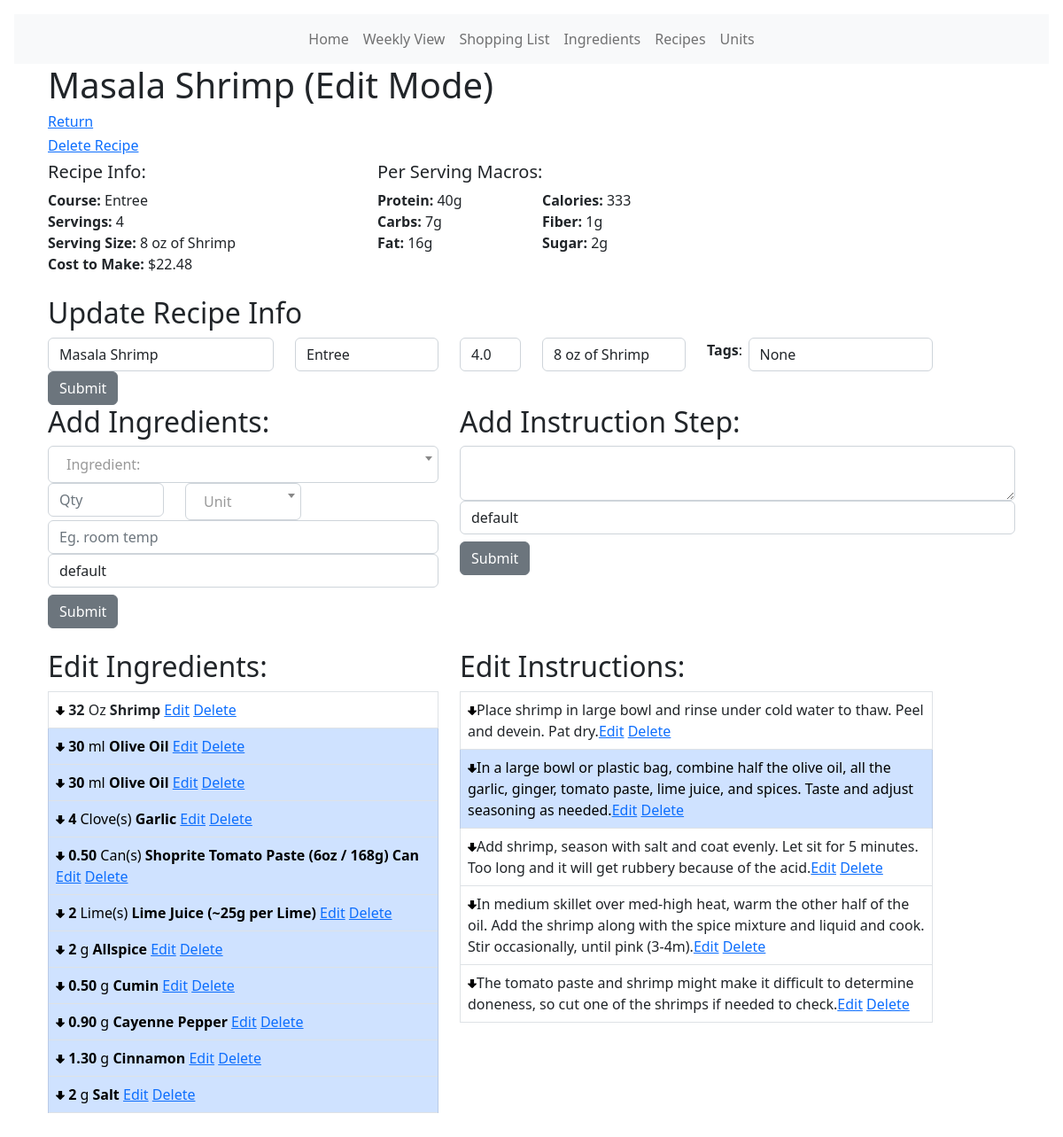
The app's page /recipe/2/edit with its own data.
### models.py (models this page shows, shortened)
class Recipe(db.Model):
    id = db.Column(db.Integer, primary_key=True)
    name = db.Column(db.String(100))
    course = db.Column(db.String(30))
    servings = db.Column(db.Float)
    serving_size = db.Column(db.String(30))
    tags = db.Column(db.Text)
    def get_total_cost(self):
        x = [x.qty for x in RecipeIngredient.query.filter_by(rid=self.id).all()]
        y = [
            y.ingredient.u_price
            for y in RecipeIngredient.query.filter_by(rid=self.id).all()
        ]
        tc = []
        for num1, num2 in zip(x, y):
            tc.append(num1 * num2)
        return sum(tc)
    def get_total_protein(self):
        x = [x.qty for x in RecipeIngredient.query.filter_by(rid=self.id).all()]
        y = [
            y.ingredient.protein
            for y in RecipeIngredient.query.filter_by(rid=self.id).all()
        ]
        t = []
        for num1, num2 in zip(x, y):
            t.append(num1 * num2)
        return sum(t)
    def get_total_carbs(self):
        x = [x.qty for x in RecipeIngredient.query.filter_by(rid=self.id).all()]
        y = [
            y.ingredient.carbs
            for y in RecipeIngredient.query.filter_by(rid=self.id).all()
        ]
        t = []
        for num1, num2 in zip(x, y):
            t.append(num1 * num2)
        return sum(t)
    def get_total_fat(self):
        x = [x.qty for x in RecipeIngredient.query.filter_by(rid=self.id).all()]
        y = [
            y.ingredient.fat
            for y in RecipeIngredient.query.filter_by(rid=self.id).all()
        ]
        t = []
        for num1, num2 in zip(x, y):
            t.append(num1 * num2)
        return sum(t)
    def get_total_fiber(self):
        x = [x.qty for x in RecipeIngredient.query.filter_by(rid=self.id).all()]
        y = [
            y.ingredient.fiber
            for y in RecipeIngredient.query.filter_by(rid=self.id).all()
        ]
        t = []
        for num1, num2 in zip(x, y):
            t.append(num1 * num2)
        return sum(t)
    def get_total_sugar(self):
        x = [x.qty for x in RecipeIngredient.query.filter_by(rid=self.id).all()]
        y = [
            y.ingredient.sugar
            for y in RecipeIngredient.query.filter_by(rid=self.id).all()
        ]
        t = []
        for num1, num2 in zip(x, y):
            t.append(num1 * num2)
        return sum(t)
    def get_total_calories(self):
        a = [a.qty for a in RecipeIngredient.query.filter_by(rid=self.id).all()]
        p = [
            p.ingredient.protein
            for p in RecipeIngredient.query.filter_by(rid=self.id).all()
        ]
        c = [
            c.ingredient.carbs
            for c in RecipeIngredient.query.filter_by(rid=self.id).all()
        ]
        f = [
            f.ingredient.fat
            for f in RecipeIngredient.query.filter_by(rid=self.id).all()
        ]
        tp = []
        for num1, num2 in zip(a, p):
            tp.append((num1 * num2) * 4)
        tc = []
        for num1, num2 in zip(a, c):
            tc.append((num1 * num2) * 4)
        tf = []
        for num1, num2 in zip(a, f):
            tf.append((num1 * num2) * 9)
        gtl = (sum(tf)) + (sum(tp)) + (sum(tc))
        return gtl

class RecipeIngredient(db.Model):
    id = db.Column(db.Integer, primary_key=True)
    rid = db.Column(db.Integer, db.ForeignKey("recipe.id"))
    iid = db.Column(db.Integer, db.ForeignKey("ingredient.id"))
    qty = db.Column(db.Float)
    unit_suffix = db.Column(db.String(50))
    ingredient_color_tag = db.Column(db.String(20))

class Ingredient(db.Model):
    __tablename__ = "ingredient"
    id = db.Column(db.Integer, primary_key=True)
    name = db.Column(db.String(120), nullable=False)
    icalories = db.Column(db.Float)
    protein = db.Column(db.Float)
    carbs = db.Column(db.Float)
    fat = db.Column(db.Float)
    fiber = db.Column(db.Float)
    sugar = db.Column(db.Float)
    item_unit_size = db.Column(db.Float)  # How many units of item at store
    item_price = db.Column(db.Float)  # Price for full item at store
    u_price = db.Column(db.Float)
    aisle_id = db.Column(db.Integer, db.ForeignKey("aisle.id"))
    ingredients = db.relationship("RecipeIngredient", backref="ingredient")
    def default_ingredient_unit(self):
        try:
            x = UnitIngredient.query.filter_by(iid=self.id).first()
            return x.unit.name
        except:
            return "Unknown"

class Unit(db.Model):
    id = db.Column(db.Integer, primary_key=True)
    oid = db.Column(db.Integer, autoincrement=True)
    name = db.Column(db.String(30))
    ingredients = db.relationship("UnitIngredient", backref="unit")

class RecipeInstruction(db.Model):
    id = db.Column(db.Integer, primary_key=True)
    rid = db.Column(db.Integer, db.ForeignKey("recipe.id"))
    instruction = db.Column(db.Text)
    instruction_color_tag = db.Column(db.String(20))

### main.py (the view, shortened to what this page needs)
@app.route("/recipe/<int:id>/edit", methods=["GET", "POST"])
def recipe_edit(id):
    r = Recipe.query.get_or_404(id)
    title = r.name
    x = 1
    iquery = RecipeIngredient.query.filter_by(rid=id).all()
    """Update Meta Data Form"""
    form2 = CreateRecipe()
    if request.method == "GET":
        form2.course.data = r.course
    """Add Ingredient Form"""
    form = AddIngredient()
    a = db.session.query(Ingredient.name).order_by(Ingredient.name)
    a = [i[0] for i in a]
    form.name.choices = [("")] + [(y) for y in a]
    b = db.session.query(Unit.name).order_by(Unit.id)
    b = [i[0] for i in b]
    form.unit.choices = [("")] + [(y) for y in b]
    """Add Instruction Step Form"""
    form3 = AddInstruction()
    instruct_query = RecipeInstruction.query.filter_by(rid=id).all()
    """Add Ingredient Button Action"""
    """Update Meta Data Button Action"""
    """Add Instruction Step Button Action"""
    return render_template(
        "/recipes/recipe_edit.html",
        r=r,
        title=r.name,
        x=x,
        iquery=iquery,
        form=form,
        form2=form2,
        form3=form3,
        instruct_query=instruct_query,
    )

### forms.py
class CreateRecipe(FlaskForm):
    recipe_name = StringField("Name", validators=[validators.DataRequired()])
    course = SelectField(
        "Course",
        choices=[
            ("Entree"),
            ("Appetizer"),
            ("Dessert"),
            ("Side Dish"),
            ("Beverage"),
            ("Other"),
        ],
        validators=[validators.DataRequired()],
    )
    servings = DecimalField("Servings:", validators=[validators.InputRequired()])
    serving_size = StringField("Serving Size", validators=[validators.DataRequired()])
    tags = StringField("Tags:")
    submit2 = SubmitField("Submit")

class AddIngredient(FlaskForm):
    name = SelectField(
        "Ingredient:",
        validators=[validators.InputRequired()],
        validate_choice=False,
    )
    unit = SelectField(
        "Unit Conversion Option:",
        validators=[validators.InputRequired()],
    )
    qty = DecimalField("Qty:", validators=[validators.InputRequired()])
    suffix = StringField("Notes")
    color1 = SelectField(
        "Color Tag:",
        choices=[
            ("default"),
            ("blue"),
            ("green"),
            ("light blue"),
            ("red"),
            ("yellow"),
            ("purple"),
            ("orange"),
            ("dark grey"),
            ("light grey"),
        ],
        validate_choice=False,
    )
    submit = SubmitField("Submit")

### main.py (called while the page is built)
@app.template_filter()
def color_label(my_var):
    td_class = ""
    if my_var == "blue":
        td_class = "table-blue"
    elif my_var == "dark grey":
        td_class = "table-dark-grey"
    elif my_var == "green":
        td_class = "table-green"
    elif my_var == "light blue":
        td_class = "table-light-blue"
    elif my_var == "yellow":
        td_class = "table-yellow"
    elif my_var == "red":
        td_class = "table-red"
    elif my_var == "light grey":
        td_class = "table-light-grey"
    elif my_var == "purple":
        td_class = "table-purple"
    elif my_var == "orange":
        td_class = "table-orange"
    return td_class

### templates/recipes/recipe_edit.html (shortened to what this page needs)
<!DOCTYPE html>
<html lang="en">
<head>
  <link href="{{ url_for('static', filename='css/select2.css') }}" rel="stylesheet" />
  {% extends 'base.html' %} {% block content %}
</head>
<body><b></b>
  <div class="container">
    <h1>{{title}} (Edit Mode)</h1>
    <a href="{{url_for('recipe', id=r.id)}}">
      <h6>Return</h6>
      <a href="{{url_for('delete_recipe_confirmation', id=r.id)}}">
      <h6>Delete Recipe</h6>
    </a>
    </a>
    <div class="row">
      <div class="col-4">
        <h5>Recipe Info:</h5>
      </div>
      <div class="col-4">
        <h5>Per Serving Macros:</h5>
      </div>
    </div>
    <div class="row">
      <div class="col-4">
        <b>Course: </b> {{r.course}} <br>
        <b>Servings: </b> {{(' %0.0f'|format(r.servings)) if (r.servings%1==0) else (' %0.2f'|format(r.servings))}} <br>
        <b>Serving Size: </b> {{r.serving_size}} <br>
        <b>Cost to Make: </b>{{'$%0.2f'|format(r.get_total_cost())}}
      </div>
      <div class="col-2">
        <b>Protein:</b> {{'%0.0fg'|format((r.get_total_protein())/r.servings)}} <br>
        <b>Carbs:</b> {{'%0.0fg'|format((r.get_total_carbs())/r.servings)}} <br>
        <b>Fat:</b> {{'%0.0fg'|format((r.get_total_fat())/r.servings)}} <br>
      </div>
      <div class="col-2">
        <b>Calories:</b> {{'%0.0f'|format((r.get_total_calories())/r.servings)}} <br>
        <b>Fiber:</b> {{'%0.0fg'|format((r.get_total_fiber())/r.servings)}} <br>
        <b>Sugar:</b> {{'%0.0fg'|format((r.get_total_sugar())/r.servings)}} <br>
      </div>
    </div>
    <br>
    <h2>Update Recipe Info</h2>
    <form method="POST">
      <div class="row">
        <div class="col-3">
          {{ form.hidden_tag() }} {{ form2.recipe_name(class="form-control", value=r.name) }}
        </div>
        <div class="col-2">
          {{ form2.course(class="form-control", value=r.course) }}
        </div>
        <div class="col-1">
          {{ form2.servings(class="form-control", value=r.servings)}}
        </div>
        <div class="col-2">
          {{ form2.serving_size(class="form-control", value=r.serving_size)}}
        </div>
        <div class="col-3">
          <div class="row">
            <div class="col-2">
<span class="align-middle"><b>Tags</b>:</span>
</div>
<div class="col-10">
{{ form2.tags(class="form-control", value=r.tags)}}
</div>
</div>
        </div>
        <div class="col">{{ form2.submit2(class="btn btn-secondary") }}</div>
      </div>
    </form>
    <div class="row">
      <div class="col">
        <div class="row">
          <div class="col-5">
            <h2>Add Ingredients:</h2>
            <form method="POST">
              <div class="col">
              </div>
              <div class="row">
                <div class="col-4">
                 {{ form.qty(class="form-control ", placeholder="Qty") }}
                </div>
                <div class="col-4">
                </div>
              </div>
              <div class="col">
                {{ form.suffix(class="form-control", placeholder='Eg. room temp')}}
                {{ form.color1(class="form-control") }}
              </div>
              <div class="col">{{ form.submit(class="btn btn-secondary mt-2") }}
              </div>
            </form>
          </div>
          <div class="col">
            <h2>Add Instruction Step:</h2>
            <form method="POST">
              <div class="col">
                {{ form3.hidden_tag() }} {{ form3.instruction(class="form-control") }}
                {{ form3.color2(class="form-control") }}
              </div>
              <div class="col">{{ form3.submit3(class="btn btn-secondary mt-2") }}</div>
            </form>
          </div>
        </div>
      </div>
    </div>
    <br />
    <div class="row">
      <div class="col-5">
        <h2>Edit Ingredients:</h2>
        <table class="table table-hover table-bordered">
          {% for i in iquery %}
          <tr>
            <td class="{{i.ingredient_color_tag|color_label()}}">
              <b><a href="{{url_for('recipe_ingredient_move_down', rid=i.rid, id=i.id)}}"><img
                    src="{{ url_for('static', filename='images/down_arrow.png') }}" width="10" /></a>{{(' %0.0f
                '|format(i.qty)) if (i.qty%1==0) else (' %0.2f
                '|format(i.qty))}}</b>{{i.ingredient.default_ingredient_unit()}}
              <b>{{i.ingredient.name}}</b>
              {{i.unit_suffix}}<a href="{{url_for('recipe_edit_ingredient',id=i.id)}}">Edit</a> <a href="{{url_for('recipe_delete_ingredient',id=i.id)}}",
              onclick="return confirm('Are you want to delete this? You cannot undo this action.')">Delete</a></td>
          </tr>
          {% endfor %}
        </table>
      </div>
      <div class="col-6">
        <h2>Edit Instructions:</h2>
        <table class="table table-hover table-bordered">
          {% for in in instruct_query %}
          <tr>
            <td class="{{in.instruction_color_tag|color_label()}}">
              <a href="{{url_for('recipe_instruction_move_down', rid=in.rid, id=in.id)}}"><img
                  src="{{ url_for('static', filename='images/down_arrow.png') }}" width="10" /></a>{{in.instruction}}<a href="{{url_for('recipe_edit_instruction',id=in.id)}}">Edit</a> <a
                href="{{url_for('recipe_delete_instruction',id=in.id)}}",
                onclick="return confirm('Are you want to delete this? You cannot undo this action.')">Delete</a>
            </td>
          </tr>
          {% endfor %}
        </table>
      </div>
    </div>
  </div>
</body>
{% endblock %}

### records on screen
Recipe: name "Masala Shrimp", course "Entree", servings "4", serving_size "8 oz of Shrimp", (r.get_total_sugar())/r.servings "2g", servings "4.0", tags "None"
RecipeIngredient: get_total_cost "$22.48", (r.get_total_protein())/r.servings "40g", (r.get_total_carbs())/r.servings "7g", (r.get_total_fat())/r.servings "16g", (r.get_total_calories())/r.servings "333", (r.get_total_fiber())/r.servings "1g", qty "32", ingredient.default_ingredient_unit "Oz", ingredient.name "Shrimp"
RecipeIngredient: qty "30", ingredient.default_ingredient_unit "ml", ingredient.name "Olive Oil"
RecipeIngredient: qty "30", ingredient.default_ingredient_unit "ml", ingredient.name "Olive Oil"
RecipeIngredient: qty "4", ingredient.default_ingredient_unit "Clove(s)", ingredient.name "Garlic"
RecipeIngredient: qty "0.50", ingredient.default_ingredient_unit "Can(s)", ingredient.name "Shoprite Tomato Paste (6oz / 168g) Can"
RecipeIngredient: qty "2", ingredient.default_ingredient_unit "Lime(s)", ingredient.name "Lime Juice (~25g per Lime)"
RecipeIngredient: qty "2", ingredient.default_ingredient_unit "g", ingredient.name "Allspice"
RecipeIngredient: qty "0.50", ingredient.default_ingredient_unit "g", ingredient.name "Cumin"
RecipeIngredient: qty "0.90", ingredient.default_ingredient_unit "g", ingredient.name "Cayenne Pepper"
RecipeIngredient: qty "1.30", ingredient.default_ingredient_unit "g", ingredient.name "Cinnamon"
RecipeIngredient: qty "2", ingredient.default_ingredient_unit "g", ingredient.name "Salt"
RecipeInstruction: instruction "Place shrimp in large bowl and rinse under cold water to thaw. Peel and devein. Pat dry."
RecipeInstruction: instruction "In a large bowl or plastic bag, combine half the olive oil, all the garlic, ginger, tomato paste, lime juice, and spices. Taste and adjust seasoning as needed."
RecipeInstruction: instruction "Add shrimp, season with salt and coat evenly. Let sit for 5 minutes. Too long and it will get rubbery because of the acid."
RecipeInstruction: instruction "In medium skillet over med-high heat, warm the other half of the oil. Add the shrimp along with the spice mixture and liquid and cook. Stir occasionally, until pink (3-4m)."
RecipeInstruction: instruction "The tomato paste and shrimp might make it difficult to determine doneness, so cut one of the shrimps if needed to check."
